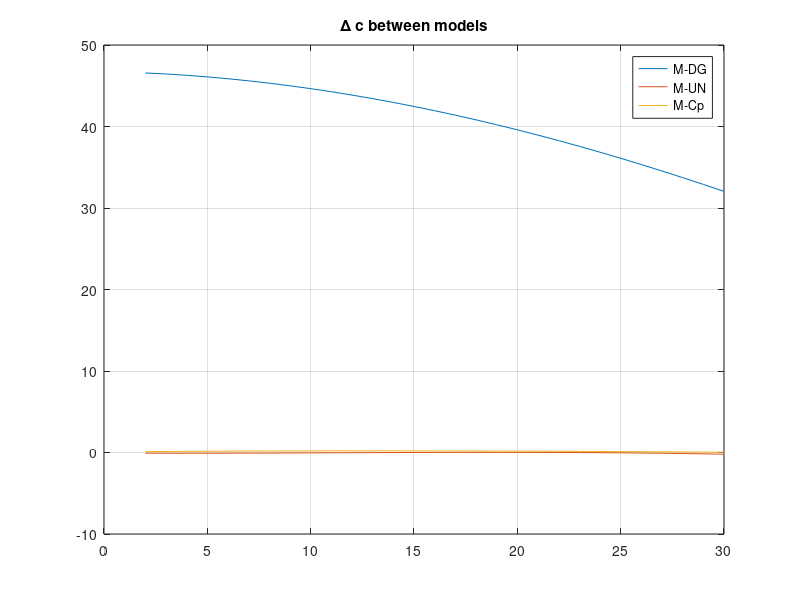

The MATLAB script that drew this image:
% Сравнение моделей c(z)
% Δc между четырьмя уравнениями

S = 35; D = 10;
T = 2:1:30;
cM = 1448.96 + 4.591*T - 5.304e-2*T.^2 + 2.374e-4*T.^3 + 1.34*(S-35) + 1.63e-2*D - 1.025e-2*T*(S-35);
cDG = 1402.392 + 4.63573*T - 3.5885e-2*T.^2 + 1.59964e-4*T.^3 + 1.33428*(S-35) - 1.13083e-2*T*(S-35);
cUN = 1449.2 + 4.6*T - 5.48e-2*T.^2 + 2.91e-4*T.^3 + 1.34*(S-35) - 1.02e-2*T*(S-35);
cCp = 1449.05 + 4.57*T - 5.21e-2*T.^2 + 2.31e-4*T.^3 + 1.33*(S-35) - 1.10e-2*T*(S-35);
figure;
plot(T, cM-cDG, T, cM-cUN, T, cM-cCp);
legend('M-DG','M-UN','M-Cp');
title('\Delta c between models'); grid on;

%{
@play
{
 "title": "Сравнение моделей c(z)",
 "groups": [
  {
   "name": "Среда",
   "controls": [
    {
     "var": "S",
     "label": "Солёность",
     "min": 30,
     "max": 40,
     "step": 1,
     "default": 35
    },
    {
     "var": "D",
     "label": "Глубина м",
     "min": 0,
     "max": 4000,
     "step": 100,
     "default": 10
    }
   ]
  }
 ]
}
%}
